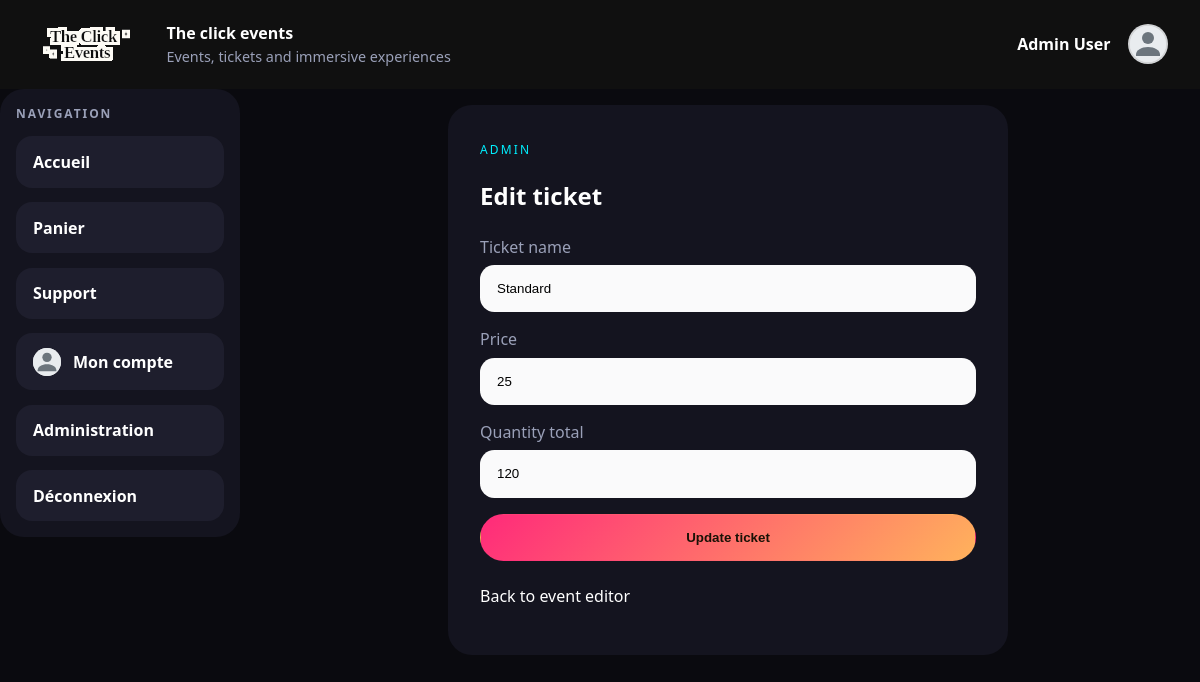
Page /tickets/edit?id=1 (signed in) on the committed database.
### tables this page shows
CREATE TABLE tickets (
    id INTEGER PRIMARY KEY AUTOINCREMENT,
    event_id INTEGER NOT NULL,
    name TEXT NOT NULL,
    price REAL NOT NULL,
    quantity_total INTEGER NOT NULL,
    quantity_sold INTEGER NOT NULL DEFAULT 0,
    created_at TEXT DEFAULT CURRENT_TIMESTAMP,
    FOREIGN KEY (event_id) REFERENCES events(id) ON DELETE CASCADE
);

### config/bootstrap.php (called while the page is built, shortened)
<?php
spl_autoload_register(static function (string $class): void {
    $prefix = 'App\\';
    $relativeClass = substr($class, strlen($prefix));
    $candidates = [
        APP_PATH . '/' . str_replace('\\', '/', $relativeClass) . '.php',
        CONFIG_PATH . '/' . str_replace('Config\\', '', $relativeClass) . '.php',
    ];
    foreach ($candidates as $file) {
        if (is_file($file)) {
            return;
        }
    }
});
function view(string $template, array $data = []): void
{
    require VIEW_PATH . '/layouts/main.php';
}
function e(?string $value): string
{
    return htmlspecialchars($value ?? '', ENT_QUOTES, 'UTF-8');
}

### app/core/Controller.php (called while the page is built, shortened)
<?php
abstract class Controller
{
    protected function render(string $template, array $data = []): void
    {
        view($template, $data);
    }
}

### app/controllers/TicketController.php (called while the page is built, shortened)
<?php
final class TicketController extends Controller
{
    public function edit(): void
    {
        $ticketId = (int) ($_GET['id'] ?? 0);
        $ticket = (new Ticket())->findById($ticketId);
        $event = (new Event())->findById((int) $ticket['event_id']);
        $this->render('ticket/edit', [
            'ticket' => $ticket,
            'event' => $event,
        ]);
    }
}

### config/Database.php (called while the page is built, shortened)
<?php
final class Database
{
    private static ?PDO $instance = null;
    public static function connection(): PDO
    {
        if (self::$instance instanceof PDO) {
            return self::$instance;
        }
        $driver = strtolower((string) ($_ENV['DB_DRIVER'] ?? 'sqlite'));
        $sqliteFile = dirname(__DIR__) . '/data/phpjs.sqlite';
        $sqliteDir = dirname($sqliteFile);
        $dsn = 'sqlite:' . $sqliteFile;
        try {
            self::$instance = new PDO($dsn, null, null, [
                PDO::ATTR_ERRMODE => PDO::ERRMODE_EXCEPTION,
                PDO::ATTR_DEFAULT_FETCH_MODE => PDO::FETCH_ASSOC,
            ]);
            self::$instance->exec('PRAGMA foreign_keys = ON');
            self::migrateSqlite(self::$instance);
            $row = self::$instance->query('SELECT COUNT(*) AS count FROM users')->fetch();
        } catch (PDOException $exception) {
            throw new RuntimeException('SQLite connection failed: ' . $exception->getMessage(), 0, $exception);
        }
        return self::$instance;
    }
    private static function migrateSqlite(PDO $pdo): void
    {
        self::ensureColumn($pdo, 'artists', 'user_id', 'INTEGER DEFAULT NULL');
        self::ensureColumn($pdo, 'events', 'category', "TEXT NOT NULL DEFAULT 'concert'");
        self::ensureUniqueIndex($pdo, 'artists', 'user_id');
        self::ensureCartItemsTable($pdo);
    }
    private static function ensureCartItemsTable(PDO $pdo): void
    {
        $columns = $pdo->query('PRAGMA table_info(cart_items)')->fetchAll();
        if ($columns !== false && count($columns) > 0) {
            return;
        }
    }
    private static function ensureColumn(PDO $pdo, string $table, string $column, string $definition): void
    {
        $columns = $pdo->query('PRAGMA table_info(' . $table . ')')->fetchAll();
        foreach ($columns as $existingColumn) {
            if (($existingColumn['name'] ?? null) === $column) {
                return;
            }
        }
    }
    private static function ensureUniqueIndex(PDO $pdo, string $table, string $column): void
    {
        $indexName = $table . '_' . $column . '_unique_idx';
        $indexes = $pdo->query('PRAGMA index_list(' . $table . ')')->fetchAll();
        foreach ($indexes as $index) {
            if (($index['name'] ?? null) === $indexName) {
                return;
            }
        }
    }
}

### app/models/BaseModel.php (called while the page is built, shortened)
<?php
abstract class BaseModel
{
    protected PDO $db;
    public function __construct()
    {
        $this->db = Database::connection();
    }
    protected function fetchOne(string $sql, array $params = []): ?array
    {
        $statement = $this->db->prepare($sql);
        $statement->execute($params);
        $result = $statement->fetch();
        return $result === false ? null : $result;
    }
}

### app/models/Ticket.php (called while the page is built, shortened)
<?php
final class Ticket extends BaseModel
{
    public function findById(int $id): ?array
    {
        return $this->fetchOne('SELECT * FROM tickets WHERE id = :id LIMIT 1', [':id' => $id]);
    }
}

### app/views/ticket/edit.php (the view, shortened to what this page needs)
<section class="auth-card">
    <span class="eyebrow">Admin</span>
    <h1>Edit ticket</h1>
    <form method="post" action="/tickets/update" class="auth-form">
        <label>
            Ticket name
            <input type="text" name="name" value="<?= e($ticket['name']) ?>" required>
        </label>
        <label>
            Price
            <input type="number" step="0.01" name="price" value="<?= e((string) $ticket['price']) ?>" required>
        </label>
        <label>
            Quantity total
            <input type="number" name="quantity_total" value="<?= e((string) $ticket['quantity_total']) ?>" required>
        </label>
        <button type="submit" class="button button-primary">Update ticket</button>
    </form>
    <p style="margin-top:1rem;">
        Back to <a href="/events/edit?id=<?= e((string) $ticket['event_id']) ?>">event editor</a>
    </p>
</section>

### public/css/style.css (style rules this page uses)
:root { --bg: #0a0a0f; --panel: #14141f; --panel-2: #1e1e2d; --text: #ffffff; --muted: #9aa0b8; --accent: #ff2a7a; --accent-2: #00f0ff; --border: transparent; }
* { box-sizing: border-box; }
body { margin: 0; font-family: "Segoe UI", "Helvetica Neue", Arial, sans-serif; background: var(--bg); color: var(--text); }
a { color: inherit; text-decoration: none; }
.eyebrow, .section-heading span, .stats-card span { text-transform: uppercase; letter-spacing: 0.18em; color: var(--accent-2); font-size: 0.75rem; }
.button { display: inline-flex; align-items: center; justify-content: center; padding: 0.95rem 1.35rem; border-radius: 999px; border: 1px solid transparent; font-weight: 700; }
.button-primary { background: linear-gradient(135deg, var(--accent), #ffb25c); color: #1a1206; }
.auth-card { max-width: 560px; margin: 0 auto; padding: 2rem; background: var(--panel); border: none; border-radius: 1.5rem; box-shadow: none; }
.auth-form { display: grid; gap: 1rem; margin: 1.5rem 0; }
.auth-form label { display: grid; gap: 0.45rem; color: var(--muted); }
.auth-form input { width: 100%; padding: 0.95rem 1rem; border-radius: 0.9rem; border: 1px solid var(--border); background: rgba(255, 255, 255, 0.98); color: #000; }
.card, .auth-card, .cart-item, .hero-copy, .hero-panel { transition: transform 180ms ease, border-color 180ms ease, box-shadow 180ms ease, background 180ms ease; }

### rows in the picture
tickets: name "Standard", price "25", quantity_total "120"

### other values in the picture
$_SESSION['user']['full_name'] "Admin User"
